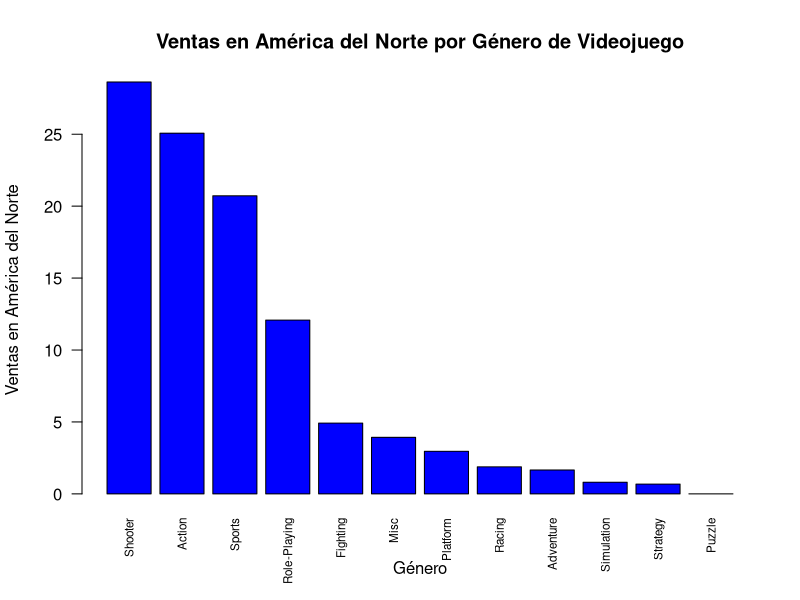
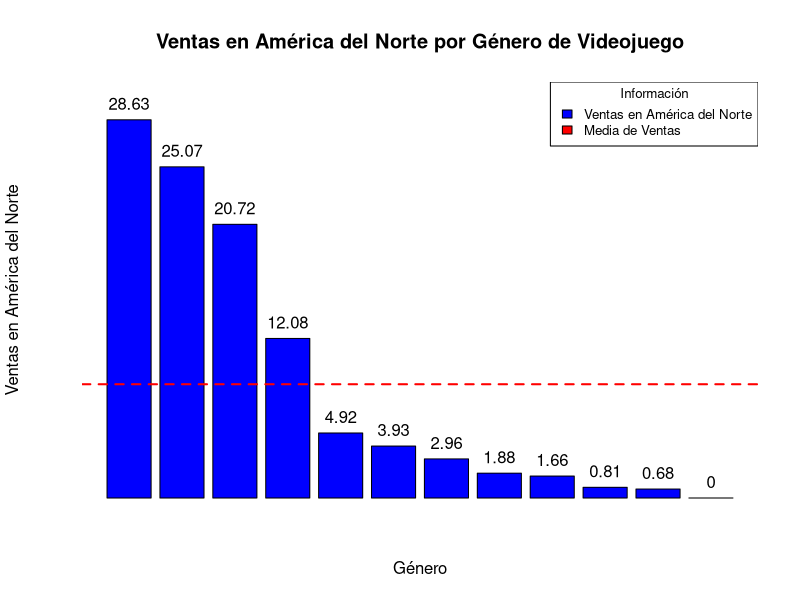
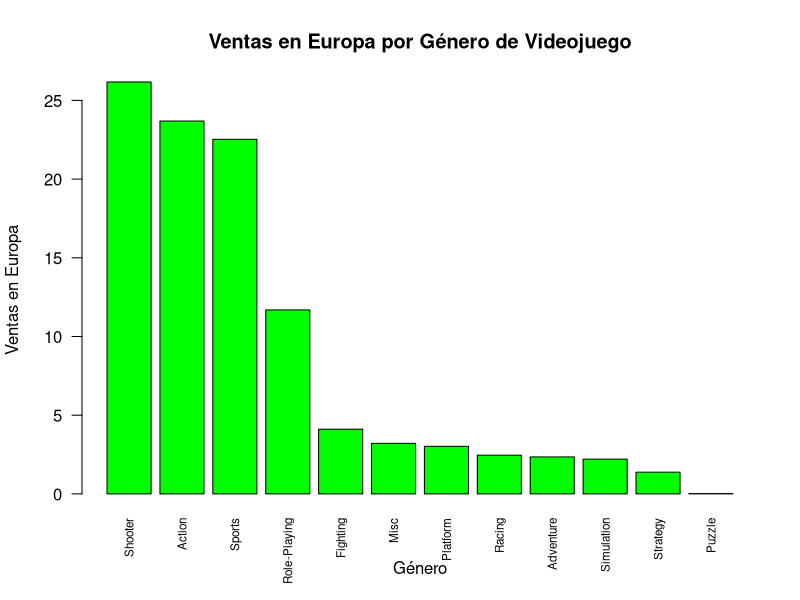
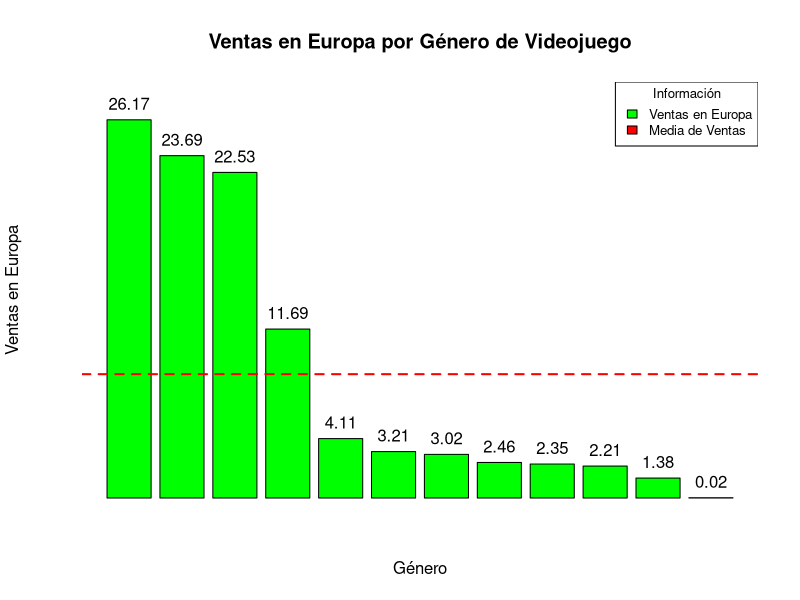
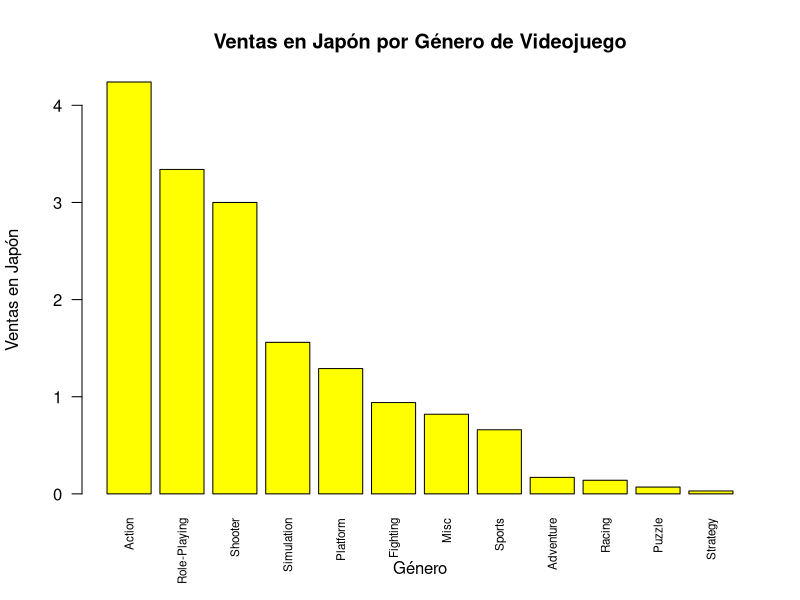
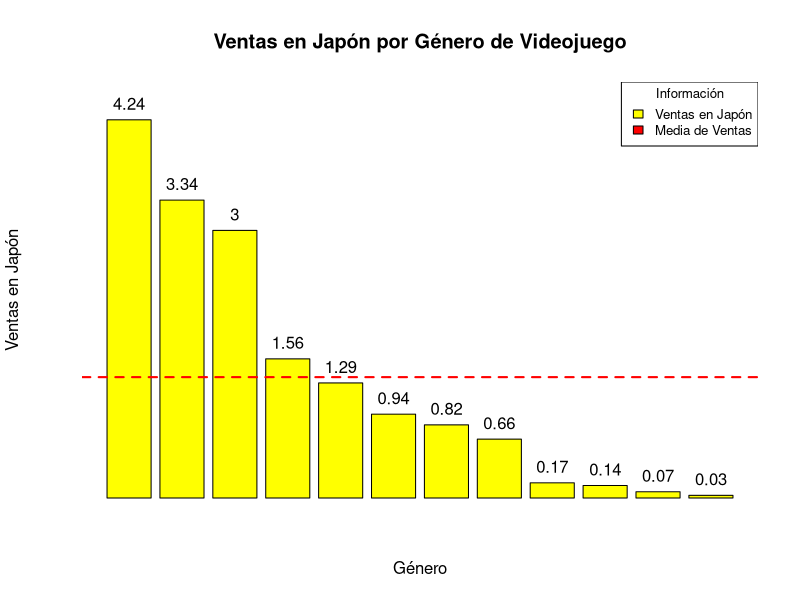
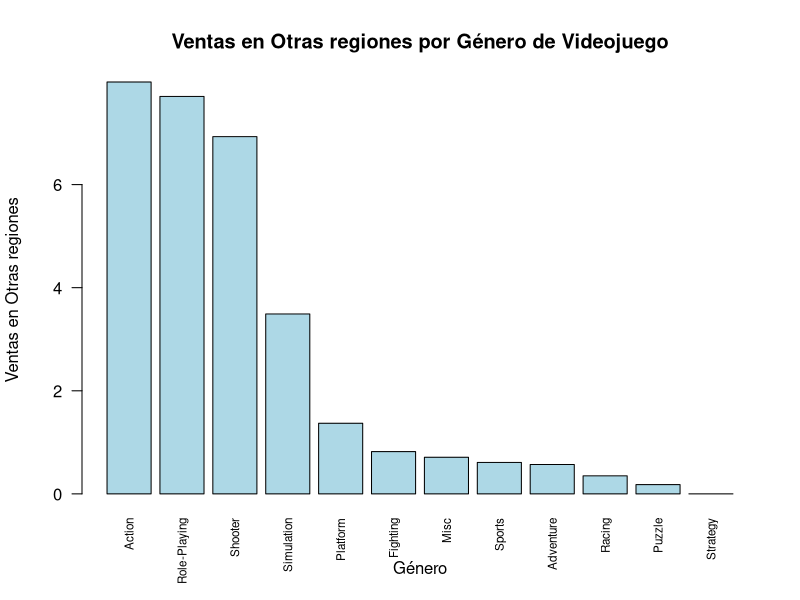
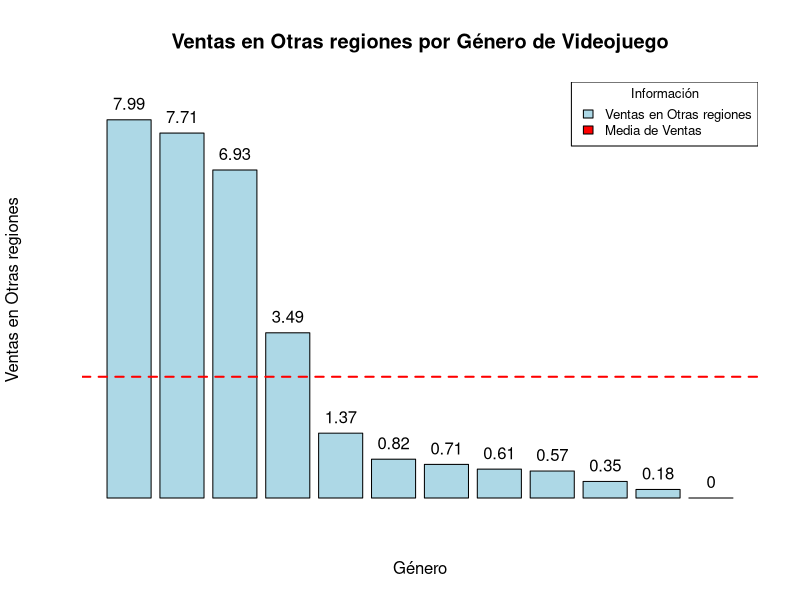

Recreate these plots in R, in order.
## ---- chunk 1
library(dplyr)
getwd()
juegos=read.csv("juegos.csv")
juegos

delete.na <- function(df, n=0) {  #ELIMINAR LAS FILAS QUE NO TENGAN DATA 
 df[rowSums(is.na(df)) <= n,]   
  
}

## ---- chunk 2
juegos_sin_0 = delete.na(juegos)     #Guardado 
juegos_sin_0

## ---- chunk 3
juegos2015_2016=juegos_sin_0[juegos_sin_0$Year_of_Release >= 2015 & juegos_sin_0$Year_of_Release <= 2017 , ] ##quedarme solo con los años 2015 a 106
juegos2015_2016
#juegos2015_2016[1,]##sola para la primera fila
## ---- chunk 4
#Algunas variables no estaban clasificadas correctamente, debido a esto, se tuvo que cambiarlas al tipo de variable que pertenecían.
# Convertir las columnas de ventas a tipo numérico
juegos2015_2016$NA_Sales <- as.numeric(juegos2015_2016$NA_Sales)
juegos2015_2016$EU_Sales <- as.numeric(juegos2015_2016$EU_Sales)
juegos2015_2016$JP_Sales <- as.numeric(juegos2015_2016$JP_Sales)
juegos2015_2016$Other_Sales <- as.numeric(juegos2015_2016$Other_Sales)
## ---- chunk 5
# Filtrar los datos solo para la región de América del Norte
ventas_NA <- juegos2015_2016[, c("Genre", "NA_Sales")]

# Sumar las ventas por género
ventas_NA <- aggregate(NA_Sales ~ Genre, data = ventas_NA, FUN = sum)

# Ordenar los géneros por ventas en América del Norte
ventas_NA <- ventas_NA[order(ventas_NA$NA_Sales, decreasing = TRUE), ]

# Crear el gráfico de barras
barplot(ventas_NA$NA_Sales,
        names.arg = unique(ventas_NA$Genre),
        col = "blue",
        main = "Ventas en América del Norte por Género de Videojuego",
        xlab = "Género",
        ylab = "Ventas en América del Norte",
        las = 2,
        cex.names = 0.7)

# Añadir etiquetas de valores encima de cada barra
text(x = barplot(ventas_NA$NA_Sales,
                 col = "blue",
                 ylim = c(0, max(ventas_NA$NA_Sales) * 1.1),
                 axes = FALSE,
                 main = "Ventas en América del Norte por Género de Videojuego",
                 xlab = "Género",
                 ylab = "Ventas en América del Norte"),
     y = ventas_NA$NA_Sales,
     labels = ventas_NA$NA_Sales,
     pos = 3,
     col = "black")

# Añadir una línea de referencia para la media de ventas
abline(h = mean(ventas_NA$NA_Sales),
       col = "red",
       lwd = 2,
       lty = 2)

# Agregar una leyenda
legend("topright",
       legend = c("Ventas en América del Norte", "Media de Ventas"),
       fill = c("blue", "red"),
       title = "Información",
       cex = 0.8)
## ---- chunk 6
# Filtrar los datos solo para Europa
ventas_EU <- juegos2015_2016[, c("Genre", "EU_Sales")]

# Sumar las ventas por género
ventas_EU <- aggregate(EU_Sales ~ Genre, data = ventas_EU, FUN = sum)

# Ordenar los géneros por ventas en Europa
ventas_EU <- ventas_EU[order(ventas_EU$EU_Sales, decreasing = TRUE), ]

# Crear el gráfico de barras
barplot(ventas_EU$EU_Sales,
        names.arg = unique(ventas_NA$Genre),
        col = "green",
        main = "Ventas en Europa por Género de Videojuego",
        xlab = "Género",
        ylab = "Ventas en Europa",
        las = 2,
        cex.names = 0.7)

# Añadir etiquetas de valores encima de cada barra
text(x = barplot(ventas_EU$EU_Sales,
                 col = "green",
                 ylim = c(0, max(ventas_EU$EU_Sales) * 1.1),
                 axes = FALSE,
                 main = "Ventas en Europa por Género de Videojuego",
                 xlab = "Género",
                 ylab = "Ventas en Europa"),
     y = ventas_EU$EU_Sales,
     labels = ventas_EU$EU_Sales,
     pos = 3,
     col = "black")

# Añadir una línea de referencia para la media de ventas
abline(h = mean(ventas_EU$EU_Sales),
       col = "red",
       lwd = 2,
       lty = 2)

# Agregar una leyenda
legend("topright",
       legend = c("Ventas en Europa", "Media de Ventas"),
       fill = c("green", "red"),
       title = "Información",
       cex = 0.8)
## ---- chunk 7
# Filtrar los datos solo para la región de Japón
ventas_JP <- juegos2015_2016[, c("Genre", "JP_Sales")]

# Sumar las ventas por género
ventas_JP <- aggregate(JP_Sales ~ Genre, data = ventas_JP, FUN = sum)

# Ordenar los géneros por ventas en Japón
ventas_JP <- ventas_JP[order(ventas_JP$JP_Sales, decreasing = TRUE), ]

# Crear el gráfico de barras
barplot(ventas_JP$JP_Sales,
        names.arg = unique(ventas_JP$Genre),
        col = "yellow",
        main = "Ventas en Japón por Género de Videojuego",
        xlab = "Género",
        ylab = "Ventas en Japón",
        las = 2,
        cex.names = 0.7)

# Añadir etiquetas de valores encima de cada barra
text(x = barplot(ventas_JP$JP_Sales,
                 col = "yellow",
                 ylim = c(0, max(ventas_JP$JP_Sales) * 1.1),
                 axes = FALSE,
                 main = "Ventas en Japón por Género de Videojuego",
                 xlab = "Género",
                 ylab = "Ventas en Japón"),
     y = ventas_JP$JP_Sales,
     labels = ventas_JP$JP_Sales,
     pos = 3,
     col = "black")

# Añadir una línea de referencia para la media de ventas
abline(h = mean(ventas_JP$JP_Sales),
       col = "red",
       lwd = 2,
       lty = 2)

# Agregar una leyenda
legend("topright",
       legend = c("Ventas en Japón", "Media de Ventas"),
       fill = c("yellow", "red"),
       title = "Información",
       cex = 0.8)
## ---- chunk 8
# Filtrar los datos solo para la región de Otras regiones
ventas_Other <- juegos2015_2016[, c("Genre", "Other_Sales")]

# Sumar las ventas por género
ventas_Other <- aggregate(Other_Sales ~ Genre, data = ventas_Other, FUN = sum)

# Ordenar los géneros por ventas en Otras regiones
ventas_Other <- ventas_Other[order(ventas_Other$Other_Sales, decreasing = TRUE), ]

# Crear el gráfico de barras
barplot(ventas_Other$Other_Sales,
        names.arg = unique(ventas_JP$Genre),
        col = "light blue",
        main = "Ventas en Otras regiones por Género de Videojuego",
        xlab = "Género",
        ylab = "Ventas en Otras regiones",
        las = 2,
        cex.names = 0.7)

# Añadir etiquetas de valores encima de cada barra
text(x = barplot(ventas_Other$Other_Sales,
                 col = "light blue",
                 ylim = c(0, max(ventas_Other$Other_Sales) * 1.1),
                 axes = FALSE,
                 main = "Ventas en Otras regiones por Género de Videojuego",
                 xlab = "Género",
                 ylab = "Ventas en Otras regiones"),
     y = ventas_Other$Other_Sales,
     labels = ventas_Other$Other_Sales,
     pos = 3,
     col = "black")

# Añadir una línea de referencia para la media de ventas
abline(h = mean(ventas_Other$Other_Sales),
       col = "red",
       lwd = 2,
       lty = 2)

# Agregar una leyenda
legend("topright",
       legend = c("Ventas en Otras regiones", "Media de Ventas"),
       fill = c("light blue", "red"),
       title = "Información",
       cex = 0.8)
## ---- chunk 9
# Agrupar y sumar las ventas por región
ventas_totales <- aggregate(cbind(NA_Sales, EU_Sales, JP_Sales, Other_Sales) ~ 1, data = juegos2015_2016, FUN = sum)

# Cambiar los nombres de las columnas
colnames(ventas_totales) <- c("Ventas totales en Norte America", "Ventas totales en Europa", "Ventas totales en Japon", "Ventas totales en Otras regiones")

# Ordenar los totales de ventas de mayor a menor
ventas_totales <- ventas_totales[order(ventas_totales$`Ventas totales en Norte America` + ventas_totales$`Ventas totales en Europa` + ventas_totales$`Ventas totales en Japon` + ventas_totales$`Ventas totales en Otras regiones`, decreasing = TRUE), ]

# Mostrar la tabla de totales de ventas
ventas_totales
## ---- chunk 10
# Analizar cuáles fueron los distribuidores de videojuegos con más publicaciones.
#names(juegos2015_2016)
##Cuales son los distribuidores de videojuegos
data_distribuidor= juegos2015_2016$Publisher

Distribuidores= unique(data_distribuidor)
Distribuidores ##todos los distribuidores que hay 

"TABLA DE DISTRIBUIDORES"
tabla_de_distribudores=table(data_distribuidor)
tabla_de_distribudores

"Numero de distribuidores en TOTAL"
numero_de_distribuidores=length(tabla_de_distribudores)
numero_de_distribuidores ### hay 65 distribuidores

"GRAFICA EN BARRAS DE LOS MAYORES DISTRIBUIDORES"
tabla_distribuidor_ordenado= sort(tabla_de_distribudores,decreasing = TRUE) ##Tabla ordenada de forma descendente
#tabla_distribuidor_ordenado
cinco_mas_reptido= head(tabla_distribuidor_ordenado,4)
cinco_mas_reptido
barplot(cinco_mas_reptido,main = "Los mayores disbuidores de juegos de 2015 y 2016",xlab = "Distribuidor",ylab = "Numero de juego que a distribuidos")
#barplot(tabla_de_distribudores,main = "Los  disbuidores de juegos de 2015 y 2016",xlab = "Distribuidor",ylab = "Numero de juego que a distribuidos")

## ---- chunk 11
#Tendencia de las Plataformas más utilizadas


cantidad_plat <- table(juegos2015_2016$Platform) #Cantidad de plataformas utilizadas en los videojuegos

barplot(cantidad_plat,col="burlywood",main = "Plataformas de videojuegos más utlizadas entre 2015 y 2016",xlab = "Plataforma",ylab ="Cantidad de veces que se utilizó")

legend("topright",
       legend = c("Plataformas más utilizadas","Media de las plataformas"),
       fill = c("burlywood","red"),
       title = "Información",
       cex = 0.8)

abline(h = mean(cantidad_plat),
       col = "red",
       lwd = 2,
       lty = 2)
## ---- chunk 12
#Tendencia de los generos más populares

cantidad_gen <- table(juegos2015_2016$Genre)
barplot(cantidad_gen,col="darkolivegreen2",main = "Popularidad de videojuegos por género entre 2015 y 2016",xlab = "Genero",ylab ="Preferencia")

legend("topright",
       legend = c("Popularidad de videojuegos","Media de la popularidad"),
       fill = c("darkolivegreen2","red"),
       title = "Información",
       cex = 0.8)

abline(h = mean(cantidad_plat),
       col = "red",
       lwd = 2,
       lty = 2)
## ---- chunk 13
#Comparacion de que plataformas tuvieron mas demanda en el año 2015 y 2016
Tabla_Comparacion_1 = prop.table(table(juegos2015_2016$Year_of_Release,juegos2015_2016$Platform), margin = 1)*100
#La Tabla_Comparacion 1 nos dara el porcentaje de las diferentes plataformas durante el año 2015 y 2016
Tabla_Comparacion_1
#Imprimimos la tabla para visualizar el porcentaje de demanda en el año 2015 2016

#Usamos mosaicos para una visualizacion mejor
mosaicplot(Tabla_Comparacion_1 ,main = "Tabla de Comparación",xlab = "Años",ylab = "Juegos",color = c("green","blue","red","yellow","black","pink","orange"))

## ---- chunk 14
resta_PC = round(abs((Tabla_Comparacion_1[1,2])-(Tabla_Comparacion_1[2,2])),3)
resta_PC

resta_PS4 = round(abs((Tabla_Comparacion_1[1,4])-(Tabla_Comparacion_1[2,4])),3)
resta_PS4

resta_Xone = round(abs((Tabla_Comparacion_1[1,7])-(Tabla_Comparacion_1[2,7])),3)
resta_Xone
## ---- chunk 15

#Comparacion en que año las plataformas de videojuegos tuvieron mas demanda.
Tabla_Comparacion_2 = prop.table(table(juegos2015_2016$Year_of_Release,juegos2015_2016$Platform), margin = 2)*100
#La Tabla_Comparacion 2 nos dara el porcentaje de las diferentes plataformas, para asi saber en que año tuvo mas demanda.
Tabla_Comparacion_2
#Usamos mosaicos para una visualizacion mejor.
mosaicplot(Tabla_Comparacion_2 ,main = "Tabla de Comparación",xlab = "Años",ylab = "Juegos",color = c("green","blue","red","yellow","black","pink","orange"))


## ---- chunk 16
#Separamos la data que usaremos
genero <- juegos2015_2016[, c("Genre", "Critic_Score")]
#Calculamos el promedio para cada genero
genero_promediado <- aggregate(Critic_Score ~ Genre, data = genero, FUN = mean)
#Ordenamos los promedios de mayor a menor para tener una mejor visualización
genero_promediado <- genero_promediado[order(genero_promediado$Critic_Score, decreasing = TRUE), ]
#Redondeamos el promedio a dos decimales
genero_promediado$Critic_Score <- round(genero_promediado$Critic_Score,2)
#Graficamos 
barplot(genero_promediado$Critic_Score,
        names.arg = unique(ventas_JP$Genre),
        col = "light green",
        main = "Puntuacion promedio de cada genero",
        xlab = "Género",
        ylab = "Puntuacion Promedio",
        las = 2,
        cex.names = 0.7)
text(x = barplot(genero_promediado$Critic_Score,
                 col = "light green",
                 ylim = c(0, max(genero_promediado$Critic_Score) * 1.3),
                 axes = FALSE,
                 main = "Puntuacion promedio de cada genero",
                 xlab = "Género",
                 ylab = "Puntuacion Promedio"),
     y = genero_promediado$Critic_Score,
     labels = genero_promediado$Critic_Score,
     pos = 3,
     col = "black")
legend("topright",
       legend = c("Puntuacion promedio por género"),
       fill = c("light green"),
       cex = 0.6)
## ---- chunk 17
library(ggplot2)
ggplot(juegos2015_2016, aes(x = Rating, fill = Genre)) +
  geom_bar() +
  labs(x = "Clasificación de edad", y = "Frecuencia", title = "Distribución de clasificaciones de edad por género de videojuego")
